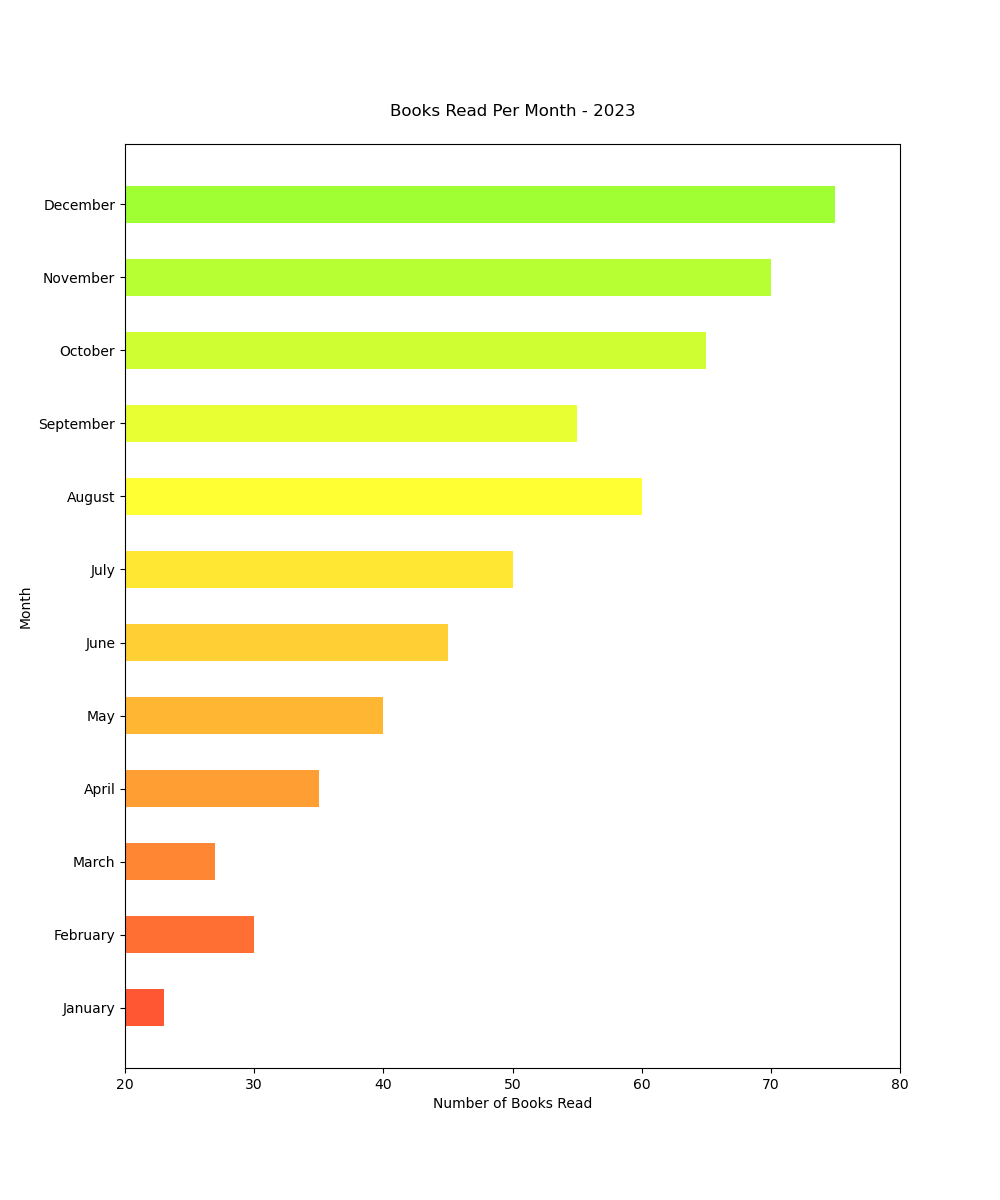

This chart was generated by the following Python code:

import matplotlib.pyplot as plt

# Data
months = ["January", "February", "March", "April", "May", "June", "July", "August", "September", "October", "November", "December"]
books_read = [23, 30, 27, 35, 40, 45, 50, 60, 55, 65, 70, 75]

# Creating the figure and specifying figure size
plt.figure(figsize=(10, 12))

# Creating the bar chart as a horizontal chart
plt.barh(months, books_read, height=0.5, color=['#FF5733', '#FF6F33', '#FF8733', '#FF9F33', '#FFB733', '#FFCF33', '#FFE733', '#FFFF33', '#E7FF33', '#CFFF33', '#B7FF33', '#9FFF33'])

# Adding labels and title
plt.xlabel('Number of Books Read')
plt.ylabel('Month')
plt.title('Books Read Per Month - 2023', pad=20)

# Setting y-axis limit
plt.xlim(20, 80)

# Show the plot
plt.show()
